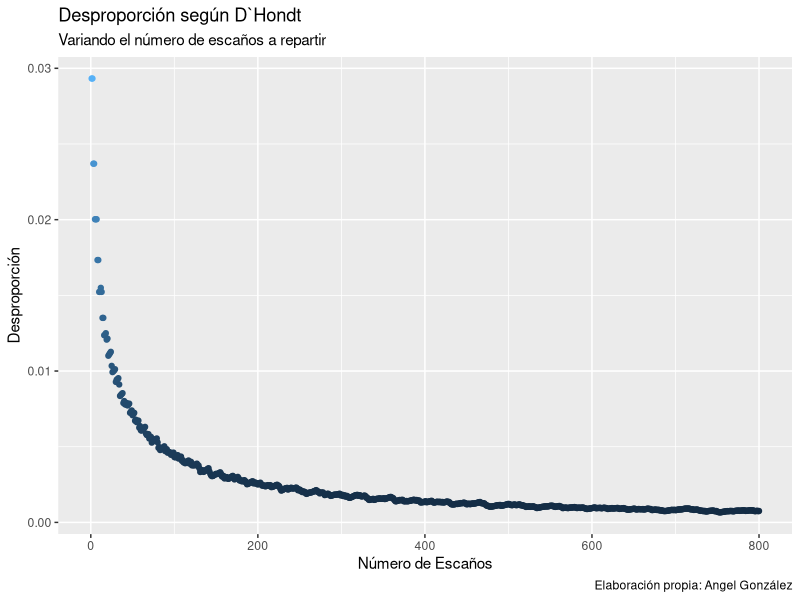
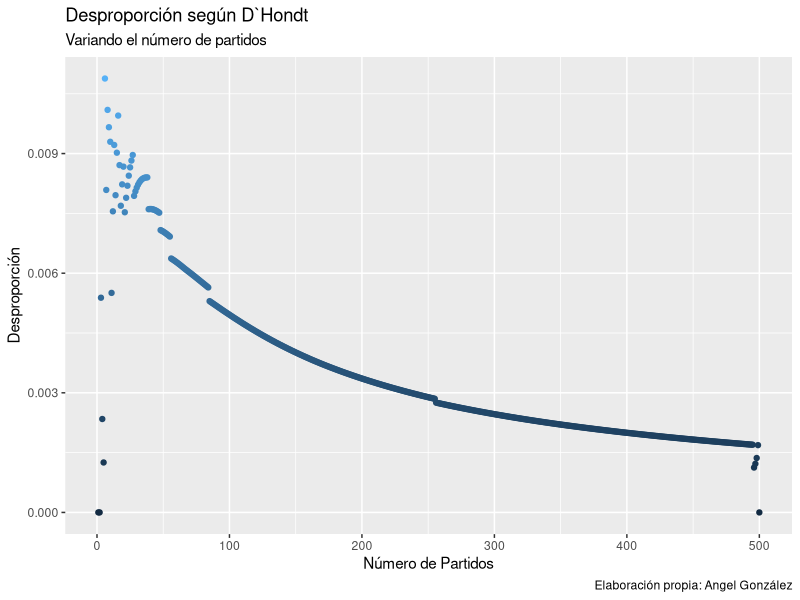
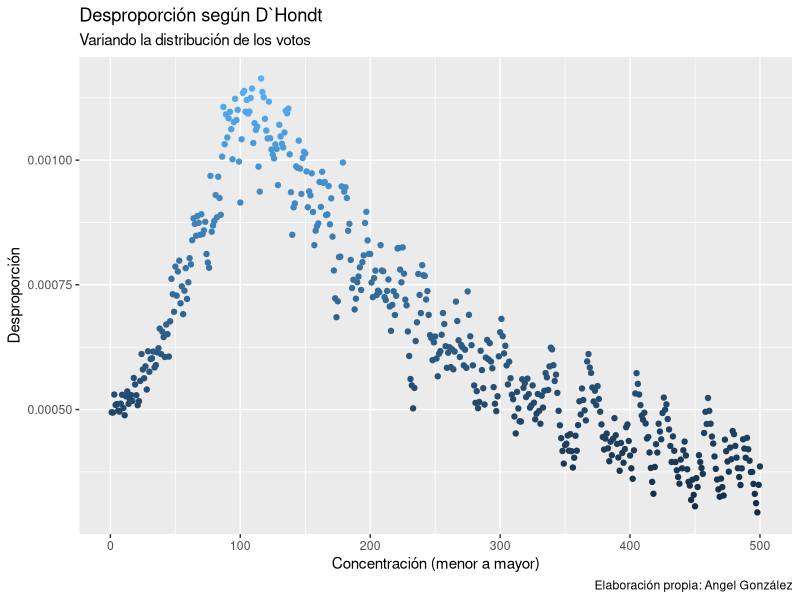

R code for these plots, in order: (Note: a time limit stopped this script after it produced the figures.)
## ---- chunk 1
knitr::opts_chunk$set(
  fig.path = "figurasR/",
  echo = FALSE, warning = FALSE, message = FALSE,
  fig.pos = "H", fig.align = "center", out.width = "95%",
  cache = FALSE
)
## ---- chunk 2

library(ggplot2)

n_partidos <- seq_len(50)[-1]

densidad <- rep(length(n_partidos), 100)

n_escannos <- seq_len(50)
## ---- chunk 3
library(data.table)
# Variables
partidos <- paste("Partido_", seq_len(49), sep = "")
n_escannos <- 5
votos <- trunc(seq(from = 100, to = 1, length.out = length(partidos)))

asientos_dhondt <- function(partidos, votos,
                            n_escannos,
                            couta_min = 0) {
  # Cuota mínima
  nv <- sum(votos)
  vn <- votos
  vn[votos <= nv * couta_min] <- 0
  votos <- vn

  # Escaños
  div <- 1:n_escannos
  G <- sapply(div, function(x) votos / x)
  cuota <- G[order(G, decreasing = T)][n_escannos]
  W <- (G >= cuota)
  seats <- rowSums(W)
  o <- seats
  # Resultados
  data.frame("Partidos" = partidos, "Escanos" = as.numeric(o))
}

# Modelo para España
# desde <- 1 + grep(pattern = "nulos", x = colnames(datos1977))
# partidos <- colnames(datos1977)[desde:(length(colnames(datos1977)) - 1)]
# prov <- 1
# n_escannos <- datos1977$asientos[prov]
# votos <- as.numeric(datos1977[prov, desde:(ncol(datos1977) - 1)])
#
# asientos_dhondt(partidos, votos, n_escannos, couta_min = .03)
####


#
# resul <- NULL
# for (prov in seq_len(nrow(datos1977))) {
#   # Votos tenerife Alianza Popular mal contados
#   if (prov == 15) {
#     datos1977[prov, 12] <- 23866
#   }
#   n_escannos <- datos1977$asientos[prov]
#   votos <- as.numeric(datos1977[prov, desde:(ncol(datos1977) - 1)])
#   resul[[prov]] <- asientos_dhondt(partidos, votos, n_escannos, couta_min = .03)
# }
#
# resul <- as.data.table(resul)
# resultados <- cbind.data.frame("Partidos" = resul[, 1], "Escaños" = rowSums(resul[, lapply(resul, is.numeric) == TRUE, with = FALSE]))
## ---- chunk 4
# D`Hondt Prueba fijo densidad, fijo votos, fijo n_partidos, distintos escaños
partidos <- paste("Partido_", seq_len(49), sep = "")
n_escannos <- 5000
votos <- trunc(seq(from = 10e5, to = 1, length.out = length(partidos)))
votos <- votos / seq_len(49)

# resul <- NULL
# for (i in seq_len(n_escannos)) {
#   # n_escannos <- i # Variable
#   # votos <- votos # Fijo
#   resul[[i]] <- asientos_dhondt(partidos, votos, i, couta_min = 0)$Escanos
# }
resul <- lapply(seq_len(n_escannos), function(x) asientos_dhondt(partidos, votos, x, couta_min = 0)$Escanos)
resul1 <- as.data.table(resul)
# beepr::beep(sound = 3)
# resultados <- cbind.data.frame("Partidos" = resul[, 1], "Escaños" = rowSums(resul[, lapply(resul, is.numeric) == TRUE, with = FALSE]))
## ---- chunk 5
desproporción <-
  function(s, v) {
    s <- as.vector(s)
    v <- as.vector(v)
    l_s <- length(s)
    #        l_v <- length(v)
    s_s <- sum(s)
    s_v <- sum(v)
    p_s <- s / s_s
    p_v <- v / s_v

    o <- (1 / l_s) * sum(abs(p_s - p_v))
    #            nm <- 'Rae'

    # return(list(measure=nm, value=o))
    o
  }


# desproporción(s = resul1[, 1], v = votos)

dis <- apply(X = resul1[, 1:800], MARGIN = 2, FUN = function(x) desproporción(s = x, v = votos))

library(ggplot2)
library(ggthemes)
# qplot(seq_len(length(dis)),dis)

dis1 <- data.frame("Desproporción" = dis, "Escannos" = seq_len(length(dis)))
var_esc_dhondt <- dis1

ggplot(data = dis1, mapping = aes(Escannos, Desproporción)) +
  geom_point(data = dis1, mapping = aes(color = Desproporción), show.legend = F) +
  scale_fill_gradient(low = "red", high = "yellow") +
  labs(subtitle = "Variando el número de escaños a repartir", title = "Desproporción según D`Hondt", caption = "Elaboración propia: Angel González", x = "Número de Escaños")
## ---- chunk 6
# D`Hondt Prueba fijo densidad, fijo votos, var n_partidos, fijo escaños
partidos <- NULL
for (i in seq_len(500)) {
  partidos[[i]] <- paste("Partido_", seq_len(i), sep = "")
}
# partidos <- paste("Partido_", seq_len(49), sep = "")
n_escannos <- 30
votos <- NULL
for (i in seq_len(500)) {
  votos[[i]] <- trunc(seq(from = 10e5, to = 1, length.out = length(partidos[[i]])))
  votos[[i]] <- votos[[i]] / seq_len(length(partidos[[i]]))
}
# votos <- trunc(seq(from = 10e5, to = 1, length.out = length(partidos)))
# votos <- votos/seq_len(length(partidos))

resul <- NULL
for (i in seq_len(length(partidos))) {
  if (i == 1) {
    next
  }
  n_escannos <- 50 # Variable
  # votos <- votos[[i]] # Fijo
  resul[[i]] <- asientos_dhondt(partidos[[i]], votos[[i]], n_escannos, couta_min = 0)$Escanos
}

resul1 <- as.data.table(resul)
# Arreglar tabla poniendo NA donde se necesita
for (i in 3:(ncol(resul1) - 2)) {
  resul1[[i - 2]][i:nrow(resul1)] <- NA
}

# Analizar la desproporción columna a columna
dis <- seq_len(length(partidos))
for (i in seq_len(length(partidos) - 1)) {
  dis[i] <- desproporción(s = as.vector(na.omit(resul1[[i]])), v = votos[[i + 1]])
}
# desproporción(s = resul1[,1],v = votos)

# dis <- apply(X = resul1,MARGIN = 2,FUN = function(x) desproporción(s = x,v = votos))
dis[500] <- 0


library(ggplot2)
# qplot(seq_len(length(dis)),dis)

dis1 <- data.frame("Desproporción" = dis, "Escannos" = seq_len(length(dis)))
var_par_dhondt <- dis1

ggplot(data = dis1, mapping = aes(Escannos, Desproporción)) +
  geom_point(data = dis1, mapping = aes(color = Desproporción), show.legend = F) +
  scale_fill_gradient(low = "red", high = "yellow") +
  labs(subtitle = "Variando el número de partidos", title = "Desproporción según D`Hondt", caption = "Elaboración propia: Angel González", x = "Número de Partidos")
## ---- chunk 7
# D`Hondt Prueba var densidad, fijo votos, fijo n_partidos, fijo escaños
partidos <- paste("Partido_", seq_len(49), sep = "")
n_escannos <- 500
# votos <- trunc(seq(from = 10e5, to = 1, length.out = length(partidos)))

# Modificar la densidad de los votos
votos <- trunc(rep(x = 10e5, length(partidos)))
expon <- seq(from = 0.001, to = 1, length.out = 1000)
vot <- NULL
for (i in seq_len(1000)) {
  vot[[i]] <- votos * dexp(seq_len(length(partidos)), rate = expon[i])
}



# ut <- (datos1977[1:nrow(datos1977),9:ncol(datos1977)])
# ut <- as.matrix(ut)
# lm(1:ncol(ut)~sort(ut[1,],decreasing = T))




# Aplicarlo
resul <- NULL
for (i in seq_len(n_escannos)) {
  # n_escannos <- i # Variable
  votos <- vot[[i]] # Fijo
  resul[[i]] <- asientos_dhondt(partidos, votos, n_escannos, couta_min = 0)$Escanos
}

resul1 <- as.data.table(resul)

# Analizar la desproporción columna a columna
dis <- seq_len(ncol(resul1))
for (i in seq_len(ncol(resul1))) {
  dis[i] <- desproporción(s = resul1[[i]], v = vot[[i]])
}
# desproporción(s = resul1[,1],v = votos)

# dis <- apply(X = resul1,MARGIN = 2,FUN = function(x) desproporción(s = x,v = votos))



library(ggplot2)
# qplot(seq_len(length(dis)),dis,main = "Prueba",ylab = "Desproporción",xlab = "
#       Concentración (menor a mayor)")

dis1 <- data.frame("Desproporción" = dis, "Escannos" = seq_len(length(dis)))
var_dis_dhondt <- dis1

ggplot(data = dis1, mapping = aes(Escannos, Desproporción)) +
  geom_point(data = dis1, mapping = aes(color = Desproporción), show.legend = F) +
  scale_fill_gradient(low = "red", high = "yellow") +
  labs(subtitle = "Variando la distribución de los votos", title = "Desproporción según D`Hondt", caption = "Elaboración propia: Angel González", x = "Concentración (menor a mayor)")
## ---- chunk 8
library(data.table)
# Variables
partidos <- paste("Partido_", seq_len(49), sep = "")
n_escannos <- 5
votos <- trunc(seq(from = 100, to = 1, length.out = length(partidos)))

asientos_dhondt <- function(partidos, votos,
                            n_escannos,
                            couta_min = 0) {
  # Cuota mínima
  nv <- sum(votos)
  vn <- votos
  vn[votos <= nv * couta_min] <- 0
  votos <- vn

  # Escaños
  div <- 2 * (1:n_escannos) - 1
  G <- sapply(div, function(x) votos / x)
  cuota <- G[order(G, decreasing = T)][n_escannos]
  W <- (G >= cuota)
  seats <- rowSums(W)
  o <- seats
  # Resultados
  data.frame("Partidos" = partidos, "Escanos" = as.numeric(o))
}

# Modelo para España
# desde <- 1 + grep(pattern = "nulos", x = colnames(datos1977))
# partidos <- colnames(datos1977)[desde:(length(colnames(datos1977)) - 1)]
# prov <- 1
# n_escannos <- datos1977$asientos[prov]
# votos <- as.numeric(datos1977[prov, desde:(ncol(datos1977) - 1)])
#
# asientos_dhondt(partidos, votos, n_escannos, couta_min = .03)
####


#
# resul <- NULL
# for (prov in seq_len(nrow(datos1977))) {
#   # Votos tenerife Alianza Popular mal contados
#   if (prov == 15) {
#     datos1977[prov, 12] <- 23866
#   }
#   n_escannos <- datos1977$asientos[prov]
#   votos <- as.numeric(datos1977[prov, desde:(ncol(datos1977) - 1)])
#   resul[[prov]] <- asientos_dhondt(partidos, votos, n_escannos, couta_min = .03)
# }
#
# resul <- as.data.table(resul)
# resultados <- cbind.data.frame("Partidos" = resul[, 1], "Escaños" = rowSums(resul[, lapply(resul, is.numeric) == TRUE, with = FALSE]))
## ---- chunk 9
# Sainte-Lague Prueba fijo densidad, fijo votos, fijo n_partidos, distintos escaños
partidos <- paste("Partido_", seq_len(49), sep = "")
n_escannos <- 5000
votos <- trunc(seq(from = 10e5, to = 1, length.out = length(partidos)))
votos <- votos / seq_len(49)

# resul <- NULL
# for (i in seq_len(n_escannos)) {
#   n_escannos <- i # Variable
#   votos <- votos # Fijo
#   resul[[i]] <- asientos_dhondt(partidos, votos, n_escannos, couta_min = 0)$Escanos
# }
resul <- lapply(seq_len(n_escannos), function(x) asientos_dhondt(partidos, votos, x, couta_min = 0)$Escanos)
resul1 <- as.data.table(resul)
# beepr::beep(sound = 3)
# resultados <- cbind.data.frame("Partidos" = resul[, 1], "Escaños" = rowSums(resul[, lapply(resul, is.numeric) == TRUE, with = FALSE]))
## ---- chunk 10
desproporción <-
  function(s, v) {
    s <- as.vector(s)
    v <- as.vector(v)
    l_s <- length(s)
    #        l_v <- length(v)
    s_s <- sum(s)
    s_v <- sum(v)
    p_s <- s / s_s
    p_v <- v / s_v

    o <- (1 / l_s) * sum(abs(p_s - p_v))
    #            nm <- 'Rae'

    # return(list(measure=nm, value=o))
    o
  }


#desproporción(s = resul1[, 1], v = votos)

dis <- apply(X = resul1[, 1:800], MARGIN = 2, FUN = function(x) desproporción(s = x, v = votos))

library(ggplot2)
library(ggthemes)
# qplot(seq_len(length(dis)),dis)

dis1 <- data.frame("Desproporción" = dis, "Escannos" = seq_len(length(dis)))
var_esc_sl <- dis1

ggplot(data = dis1, mapping = aes(Escannos, Desproporción)) +
  geom_point(data = dis1, mapping = aes(color = Desproporción), show.legend = F) +
  scale_fill_gradient(low = "red", high = "yellow") +
  labs(subtitle = "Variando el número de escaños a repartir", title = "Desproporción según Sainte-Lague", caption = "Elaboración propia: Angel González", x = "Número de Escaños")
## ---- chunk 11
# Sainte-Lague Prueba fijo densidad, fijo votos, var n_partidos, fijo escaños
partidos <- NULL
for (i in seq_len(500)) {
  partidos[[i]] <- paste("Partido_", seq_len(i), sep = "")
}
# partidos <- paste("Partido_", seq_len(49), sep = "")
n_escannos <- 30
votos <- NULL
for (i in seq_len(500)) {
  votos[[i]] <- trunc(seq(from = 10e5, to = 1, length.out = length(partidos[[i]])))
  votos[[i]] <- votos[[i]] / seq_len(length(partidos[[i]]))
}
# votos <- trunc(seq(from = 10e5, to = 1, length.out = length(partidos)))
# votos <- votos/seq_len(length(partidos))

resul <- NULL
for (i in seq_len(length(partidos))) {
  if (i == 1) {
    next
  }
  n_escannos <- 50 # Variable
  # votos <- votos[[i]] # Fijo
  resul[[i]] <- asientos_dhondt(partidos[[i]], votos[[i]], n_escannos, couta_min = 0)$Escanos
}

resul1 <- as.data.table(resul)
# Arreglar tabla poniendo NA donde se necesita
for (i in 3:(ncol(resul1) - 2)) {
  resul1[[i - 2]][i:nrow(resul1)] <- NA
}

# Analizar la desproporción columna a columna
dis <- seq_len(length(partidos))
for (i in seq_len(length(partidos) - 1)) {
  dis[i] <- desproporción(s = as.vector(na.omit(resul1[[i]])), v = votos[[i + 1]])
}
# desproporción(s = resul1[,1],v = votos)

# dis <- apply(X = resul1,MARGIN = 2,FUN = function(x) desproporción(s = x,v = votos))
dis[500] <- 0


library(ggplot2)
# qplot(seq_len(length(dis)),dis)

dis1 <- data.frame("Desproporción" = dis, "Escannos" = seq_len(length(dis)))
var_par_sl <- dis1


ggplot(data = dis1, mapping = aes(Escannos, Desproporción)) +
  geom_point(data = dis1, mapping = aes(color = Desproporción), show.legend = F) +
  scale_fill_gradient(low = "red", high = "yellow") +
  labs(subtitle = "Variando el número de partidos", title = "Desproporción según Sainte-Lague", caption = "Elaboración propia: Angel González", x = "Número de Partidos")
## ---- chunk 12
# Sainte-Lague Prueba var densidad, fijo votos, fijo n_partidos, fijo escaños
partidos <- paste("Partido_", seq_len(49), sep = "")
n_escannos <- 500
# votos <- trunc(seq(from = 10e5, to = 1, length.out = length(partidos)))

# Modificar la densidad de los votos
votos <- trunc(rep(x = 10e5, length(partidos)))
expon <- seq(from = 0.001, to = 1, length.out = 1000)
vot <- NULL
for (i in seq_len(1000)) {
  vot[[i]] <- votos * dexp(seq_len(length(partidos)), rate = expon[i])
}



# ut <- (datos1977[1:nrow(datos1977),9:ncol(datos1977)])
# ut <- as.matrix(ut)
# lm(1:ncol(ut)~sort(ut[1,],decreasing = T))




# Aplicarlo
resul <- NULL
for (i in seq_len(n_escannos)) {
  # n_escannos <- i # Variable
  votos <- vot[[i]] # Fijo
  resul[[i]] <- asientos_dhondt(partidos, votos, n_escannos, couta_min = 0)$Escanos
}

resul1 <- as.data.table(resul)

# Analizar la desproporción columna a columna
dis <- seq_len(ncol(resul1))
for (i in seq_len(ncol(resul1))) {
  dis[i] <- desproporción(s = resul1[[i]], v = vot[[i]])
}
# desproporción(s = resul1[,1],v = votos)

# dis <- apply(X = resul1,MARGIN = 2,FUN = function(x) desproporción(s = x,v = votos))



library(ggplot2)
# qplot(seq_len(length(dis)),dis,main = "Prueba",ylab = "Desproporción",xlab = "
#       Concentración (menor a mayor)")

dis1 <- data.frame("Desproporción" = dis, "Escannos" = seq_len(length(dis)))
var_dis_sl <- dis1

ggplot(data = dis1, mapping = aes(Escannos, Desproporción)) +
  geom_point(data = dis1, mapping = aes(color = Desproporción), show.legend = F) +
  scale_fill_gradient(low = "red", high = "yellow") +
  labs(subtitle = "Variando la distribución de los votos", title = "Desproporción según Sainte-Lague", caption = "Elaboración propia: Angel González", x = "Concentración (menor a mayor)")
## ---- chunk 13
library(data.table)
# Variables
partidos <- paste("Partido_", seq_len(49), sep = "")
n_escannos <- 5
votos <- trunc(seq(from = 100, to = 1, length.out = length(partidos)))

asientos_dhondt <- function(partidos, votos,
                            n_escannos,
                            couta_min = 0) {
  # Cuota mínima
  nv <- sum(votos)
  vn <- votos
  vn[votos <= nv * couta_min] <- 0
  votos <- vn

  # Escaños
  div <- c(1, (10 * (2:n_escannos) - 5) / 7)
  G <- sapply(div, function(x) votos / x)
  cuota <- G[order(G, decreasing = T)][n_escannos]
  W <- (G >= cuota)
  seats <- rowSums(W)
  o <- seats
  # Resultados
  data.frame("Partidos" = partidos, "Escanos" = as.numeric(o))
}

# Modelo para España
# desde <- 1 + grep(pattern = "nulos", x = colnames(datos1977))
# partidos <- colnames(datos1977)[desde:(length(colnames(datos1977)) - 1)]
# prov <- 1
# n_escannos <- datos1977$asientos[prov]
# votos <- as.numeric(datos1977[prov, desde:(ncol(datos1977) - 1)])
#
# asientos_dhondt(partidos, votos, n_escannos, couta_min = .03)
####


#
# resul <- NULL
# for (prov in seq_len(nrow(datos1977))) {
#   # Votos tenerife Alianza Popular mal contados
#   if (prov == 15) {
#     datos1977[prov, 12] <- 23866
#   }
#   n_escannos <- datos1977$asientos[prov]
#   votos <- as.numeric(datos1977[prov, desde:(ncol(datos1977) - 1)])
#   resul[[prov]] <- asientos_dhondt(partidos, votos, n_escannos, couta_min = .03)
# }
#
# resul <- as.data.table(resul)
# resultados <- cbind.data.frame("Partidos" = resul[, 1], "Escaños" = rowSums(resul[, lapply(resul, is.numeric) == TRUE, with = FALSE]))
## ---- chunk 14
# Modified Sainte-Lague Prueba fijo densidad, fijo votos, fijo n_partidos, distintos escaños
partidos <- paste("Partido_", seq_len(49), sep = "")
n_escannos <- 5000
votos <- trunc(seq(from = 10e5, to = 1, length.out = length(partidos)))
votos <- votos / seq_len(49)

# resul <- NULL
# for (i in seq_len(n_escannos)) {
#   n_escannos <- i # Variable
#   votos <- votos # Fijo
#   resul[[i]] <- asientos_dhondt(partidos, votos, n_escannos, couta_min = 0)$Escanos
# }
resul <- lapply(seq_len(n_escannos), function(x) asientos_dhondt(partidos, votos, x, couta_min = 0)$Escanos)
resul1 <- as.data.table(resul)
# beepr::beep(sound = 3)
# resultados <- cbind.data.frame("Partidos" = resul[, 1], "Escaños" = rowSums(resul[, lapply(resul, is.numeric) == TRUE, with = FALSE]))
## ---- chunk 15
desproporción <-
  function(s, v) {
    s <- as.vector(s)
    v <- as.vector(v)
    l_s <- length(s)
    #        l_v <- length(v)
    s_s <- sum(s)
    s_v <- sum(v)
    p_s <- s / s_s
    p_v <- v / s_v

    o <- (1 / l_s) * sum(abs(p_s - p_v))
    #            nm <- 'Rae'

    # return(list(measure=nm, value=o))
    o
  }


#desproporción(s = resul1[, 1], v = votos)

dis <- apply(X = resul1[, 1:800], MARGIN = 2, FUN = function(x) desproporción(s = x, v = votos))

library(ggplot2)
library(ggthemes)
# qplot(seq_len(length(dis)),dis)

dis1 <- data.frame("Desproporción" = dis, "Escannos" = seq_len(length(dis)))
var_esc_msl <- dis1

ggplot(data = dis1, mapping = aes(Escannos, Desproporción)) +
  geom_point(data = dis1, mapping = aes(color = Desproporción), show.legend = F) +
  scale_fill_gradient(low = "red", high = "yellow") +
  labs(subtitle = "Variando el número de escaños a repartir", title = "Desproporción según Modified Sainte-Lague", caption = "Elaboración propia: Angel González", x = "Número de Escaños")
## ---- chunk 16
# Modified Sainte-Lague Prueba fijo densidad, fijo votos, var n_partidos, fijo escaños
partidos <- NULL
for (i in seq_len(500)) {
  partidos[[i]] <- paste("Partido_", seq_len(i), sep = "")
}
# partidos <- paste("Partido_", seq_len(49), sep = "")
n_escannos <- 30
votos <- NULL
for (i in seq_len(500)) {
  votos[[i]] <- trunc(seq(from = 10e5, to = 1, length.out = length(partidos[[i]])))
  votos[[i]] <- votos[[i]] / seq_len(length(partidos[[i]]))
}
# votos <- trunc(seq(from = 10e5, to = 1, length.out = length(partidos)))
# votos <- votos/seq_len(length(partidos))

resul <- NULL
for (i in seq_len(length(partidos))) {
  if (i == 1) {
    next
  }
  n_escannos <- 50 # Variable
  # votos <- votos[[i]] # Fijo
  resul[[i]] <- asientos_dhondt(partidos[[i]], votos[[i]], n_escannos, couta_min = 0)$Escanos
}

resul1 <- as.data.table(resul)
# Arreglar tabla poniendo NA donde se necesita
for (i in 3:(ncol(resul1) - 2)) {
  resul1[[i - 2]][i:nrow(resul1)] <- NA
}

# Analizar la desproporción columna a columna
dis <- seq_len(length(partidos))
for (i in seq_len(length(partidos) - 1)) {
  dis[i] <- desproporción(s = as.vector(na.omit(resul1[[i]])), v = votos[[i + 1]])
}
# desproporción(s = resul1[,1],v = votos)

# dis <- apply(X = resul1,MARGIN = 2,FUN = function(x) desproporción(s = x,v = votos))
dis[500] <- 0


library(ggplot2)
# qplot(seq_len(length(dis)),dis)

dis1 <- data.frame("Desproporción" = dis, "Escannos" = seq_len(length(dis)))
var_par_msl <- dis1

ggplot(data = dis1, mapping = aes(Escannos, Desproporción)) +
  geom_point(data = dis1, mapping = aes(color = Desproporción), show.legend = F) +
  scale_fill_gradient(low = "red", high = "yellow") +
  labs(subtitle = "Variando el número de partidos", title = "Desproporción según Modified Sainte-Lague", caption = "Elaboración propia: Angel González", x = "Número de Partidos")
## ---- chunk 17
# Modified Sainte-Lague Prueba var densidad, fijo votos, fijo n_partidos, fijo escaños
partidos <- paste("Partido_", seq_len(49), sep = "")
n_escannos <- 500
# votos <- trunc(seq(from = 10e5, to = 1, length.out = length(partidos)))

# Modificar la densidad de los votos
votos <- trunc(rep(x = 10e5, length(partidos)))
expon <- seq(from = 0.001, to = 1, length.out = 1000)
vot <- NULL
for (i in seq_len(1000)) {
  vot[[i]] <- votos * dexp(seq_len(length(partidos)), rate = expon[i])
}



# ut <- (datos1977[1:nrow(datos1977),9:ncol(datos1977)])
# ut <- as.matrix(ut)
# lm(1:ncol(ut)~sort(ut[1,],decreasing = T))




# Aplicarlo
resul <- NULL
for (i in seq_len(n_escannos)) {
  # n_escannos <- i # Variable
  votos <- vot[[i]] # Fijo
  resul[[i]] <- asientos_dhondt(partidos, votos, n_escannos, couta_min = 0)$Escanos
}

resul1 <- as.data.table(resul)

# Analizar la desproporción columna a columna
dis <- seq_len(ncol(resul1))
for (i in seq_len(ncol(resul1))) {
  dis[i] <- desproporción(s = resul1[[i]], v = vot[[i]])
}
# desproporción(s = resul1[,1],v = votos)

# dis <- apply(X = resul1,MARGIN = 2,FUN = function(x) desproporción(s = x,v = votos))



library(ggplot2)
# qplot(seq_len(length(dis)),dis,main = "Prueba",ylab = "Desproporción",xlab = "
#       Concentración (menor a mayor)")

dis1 <- data.frame("Desproporción" = dis, "Escannos" = seq_len(length(dis)))
var_dis_msl <- dis1

ggplot(data = dis1, mapping = aes(Escannos, Desproporción)) +
  geom_point(data = dis1, mapping = aes(color = Desproporción), show.legend = F) +
  scale_fill_gradient(low = "red", high = "yellow") +
  labs(subtitle = "Variando la distribución de los votos", title = "Desproporción según Modified Sainte-Lague", caption = "Elaboración propia: Angel González", x = "Concentración (menor a mayor)")
## ---- chunk 18
library(data.table)
# Variables
partidos <- paste("Partido_", seq_len(49), sep = "")
n_escannos <- 5
votos <- trunc(seq(from = 100, to = 1, length.out = length(partidos)))

asientos_dhondt <- function(partidos, votos,
                            n_escannos,
                            couta_min = 0) {
  # Cuota mínima
  nv <- sum(votos)
  vn <- votos
  vn[votos <= nv * couta_min] <- 0
  votos <- vn

  # Escaños
  div <- ((1:n_escannos) + 1) / 2
  G <- sapply(div, function(x) votos / x)
  cuota <- G[order(G, decreasing = T)][n_escannos]
  W <- (G >= cuota)
  seats <- rowSums(W)
  o <- seats
  # Resultados
  data.frame("Partidos" = partidos, "Escanos" = as.numeric(o))
}

# Modelo para España
# desde <- 1 + grep(pattern = "nulos", x = colnames(datos1977))
# partidos <- colnames(datos1977)[desde:(length(colnames(datos1977)) - 1)]
# prov <- 1
# n_escannos <- datos1977$asientos[prov]
# votos <- as.numeric(datos1977[prov, desde:(ncol(datos1977) - 1)])
#
# asientos_dhondt(partidos, votos, n_escannos, couta_min = .03)
####


#
# resul <- NULL
# for (prov in seq_len(nrow(datos1977))) {
#   # Votos tenerife Alianza Popular mal contados
#   if (prov == 15) {
#     datos1977[prov, 12] <- 23866
#   }
#   n_escannos <- datos1977$asientos[prov]
#   votos <- as.numeric(datos1977[prov, desde:(ncol(datos1977) - 1)])
#   resul[[prov]] <- asientos_dhondt(partidos, votos, n_escannos, couta_min = .03)
# }
#
# resul <- as.data.table(resul)
# resultados <- cbind.data.frame("Partidos" = resul[, 1], "Escaños" = rowSums(resul[, lapply(resul, is.numeric) == TRUE, with = FALSE]))
## ---- chunk 19
# Imperiali Prueba fijo densidad, fijo votos, fijo n_partidos, distintos escaños
partidos <- paste("Partido_", seq_len(49), sep = "")
n_escannos <- 5000
votos <- trunc(seq(from = 10e5, to = 1, length.out = length(partidos)))
votos <- votos / seq_len(49)

# resul <- NULL
# for (i in seq_len(n_escannos)) {
#   n_escannos <- i # Variable
#   votos <- votos # Fijo
#   resul[[i]] <- asientos_dhondt(partidos, votos, n_escannos, couta_min = 0)$Escanos
# }
resul <- lapply(seq_len(n_escannos), function(x) asientos_dhondt(partidos, votos, x, couta_min = 0)$Escanos)
resul1 <- as.data.table(resul)
# beepr::beep(sound = 3)
# resultados <- cbind.data.frame("Partidos" = resul[, 1], "Escaños" = rowSums(resul[, lapply(resul, is.numeric) == TRUE, with = FALSE]))
## ---- chunk 20
desproporción <-
  function(s, v) {
    s <- as.vector(s)
    v <- as.vector(v)
    l_s <- length(s)
    #        l_v <- length(v)
    s_s <- sum(s)
    s_v <- sum(v)
    p_s <- s / s_s
    p_v <- v / s_v

    o <- (1 / l_s) * sum(abs(p_s - p_v))
    #            nm <- 'Rae'

    # return(list(measure=nm, value=o))
    o
  }


#desproporción(s = resul1[, 1], v = votos)

dis <- apply(X = resul1[, 1:800], MARGIN = 2, FUN = function(x) desproporción(s = x, v = votos))

library(ggplot2)
library(ggthemes)
# qplot(seq_len(length(dis)),dis)

dis1 <- data.frame("Desproporción" = dis, "Escannos" = seq_len(length(dis)))
var_esc_imp <- dis1

ggplot(data = dis1, mapping = aes(Escannos, Desproporción)) +
  geom_point(data = dis1, mapping = aes(color = Desproporción), show.legend = F) +
  scale_fill_gradient(low = "red", high = "yellow") +
  labs(subtitle = "Variando el número de escaños a repartir", title = "Desproporción según Imperiali", caption = "Elaboración propia: Angel González", x = "Número de Escaños")
## ---- chunk 21
# Imperiali Prueba fijo densidad, fijo votos, var n_partidos, fijo escaños
partidos <- NULL
for (i in seq_len(500)) {
  partidos[[i]] <- paste("Partido_", seq_len(i), sep = "")
}
# partidos <- paste("Partido_", seq_len(49), sep = "")
n_escannos <- 30
votos <- NULL
for (i in seq_len(500)) {
  votos[[i]] <- trunc(seq(from = 10e5, to = 1, length.out = length(partidos[[i]])))
  votos[[i]] <- votos[[i]] / seq_len(length(partidos[[i]]))
}
# votos <- trunc(seq(from = 10e5, to = 1, length.out = length(partidos)))
# votos <- votos/seq_len(length(partidos))

resul <- NULL
for (i in seq_len(length(partidos))) {
  if (i == 1) {
    next
  }
  n_escannos <- 50 # Variable
  # votos <- votos[[i]] # Fijo
  resul[[i]] <- asientos_dhondt(partidos[[i]], votos[[i]], n_escannos, couta_min = 0)$Escanos
}

resul1 <- as.data.table(resul)
# Arreglar tabla poniendo NA donde se necesita
for (i in 3:(ncol(resul1) - 2)) {
  resul1[[i - 2]][i:nrow(resul1)] <- NA
}

# Analizar la desproporción columna a columna
dis <- seq_len(length(partidos))
for (i in seq_len(length(partidos) - 1)) {
  dis[i] <- desproporción(s = as.vector(na.omit(resul1[[i]])), v = votos[[i + 1]])
}
# desproporción(s = resul1[,1],v = votos)

# dis <- apply(X = resul1,MARGIN = 2,FUN = function(x) desproporción(s = x,v = votos))
dis[500] <- 0


library(ggplot2)
# qplot(seq_len(length(dis)),dis)

dis1 <- data.frame("Desproporción" = dis, "Escannos" = seq_len(length(dis)))
var_par_imp <- dis1

ggplot(data = dis1, mapping = aes(Escannos, Desproporción)) +
  geom_point(data = dis1, mapping = aes(color = Desproporción), show.legend = F) +
  scale_fill_gradient(low = "red", high = "yellow") +
  labs(subtitle = "Variando el número de partidos", title = "Desproporción según Imperiali", caption = "Elaboración propia: Angel González", x = "Número de Partidos")
## ---- chunk 22
# Imperiali Prueba var densidad, fijo votos, fijo n_partidos, fijo escaños
partidos <- paste("Partido_", seq_len(49), sep = "")
n_escannos <- 500
# votos <- trunc(seq(from = 10e5, to = 1, length.out = length(partidos)))

# Modificar la densidad de los votos
votos <- trunc(rep(x = 10e5, length(partidos)))
expon <- seq(from = 0.001, to = 1, length.out = 1000)
vot <- NULL
for (i in seq_len(1000)) {
  vot[[i]] <- votos * dexp(seq_len(length(partidos)), rate = expon[i])
}



# ut <- (datos1977[1:nrow(datos1977),9:ncol(datos1977)])
# ut <- as.matrix(ut)
# lm(1:ncol(ut)~sort(ut[1,],decreasing = T))




# Aplicarlo
resul <- NULL
for (i in seq_len(n_escannos)) {
  # n_escannos <- i # Variable
  votos <- vot[[i]] # Fijo
  resul[[i]] <- asientos_dhondt(partidos, votos, n_escannos, couta_min = 0)$Escanos
}

resul1 <- as.data.table(resul)

# Analizar la desproporción columna a columna
dis <- seq_len(ncol(resul1))
for (i in seq_len(ncol(resul1))) {
  dis[i] <- desproporción(s = resul1[[i]], v = vot[[i]])
}
# desproporción(s = resul1[,1],v = votos)

# dis <- apply(X = resul1,MARGIN = 2,FUN = function(x) desproporción(s = x,v = votos))



library(ggplot2)
# qplot(seq_len(length(dis)),dis,main = "Prueba",ylab = "Desproporción",xlab = "
#       Concentración (menor a mayor)")

dis1 <- data.frame("Desproporción" = dis, "Escannos" = seq_len(length(dis)))
var_dis_imp <- dis1

ggplot(data = dis1, mapping = aes(Escannos, Desproporción)) +
  geom_point(data = dis1, mapping = aes(color = Desproporción), show.legend = F) +
  scale_fill_gradient(low = "red", high = "yellow") +
  labs(subtitle = "Variando la distribución de los votos", title = "Desproporción según Imperiali", caption = "Elaboración propia: Angel González", x = "Concentración (menor a mayor)")
## ---- chunk 23
library(data.table)
# Variables
partidos <- paste("Partido_", seq_len(49), sep = "")
n_escannos <- 5
votos <- trunc(seq(from = 100, to = 1, length.out = length(partidos)))

asientos_dhondt <- function(partidos, votos,
                            n_escannos,
                            couta_min = 0) {
  # Cuota mínima
  nv <- sum(votos)
  vn <- votos
  vn[votos <= nv * couta_min] <- 0
  votos <- vn

  # Escaños
  div <- sqrt((1:n_escannos) * ((1:n_escannos) - 1))
  G <- sapply(div, function(x) votos / x)
  cuota <- G[order(G, decreasing = T)][n_escannos]
  W <- (G >= cuota)
  seats <- rowSums(W)
  o <- seats
  # Resultados
  data.frame("Partidos" = partidos, "Escanos" = as.numeric(o))
}

# Modelo para España
# desde <- 1 + grep(pattern = "nulos", x = colnames(datos1977))
# partidos <- colnames(datos1977)[desde:(length(colnames(datos1977)) - 1)]
# prov <- 1
# n_escannos <- datos1977$asientos[prov]
# votos <- as.numeric(datos1977[prov, desde:(ncol(datos1977) - 1)])
#
# asientos_dhondt(partidos, votos, n_escannos, couta_min = .03)
####


#
# resul <- NULL
# for (prov in seq_len(nrow(datos1977))) {
#   # Votos tenerife Alianza Popular mal contados
#   if (prov == 15) {
#     datos1977[prov, 12] <- 23866
#   }
#   n_escannos <- datos1977$asientos[prov]
#   votos <- as.numeric(datos1977[prov, desde:(ncol(datos1977) - 1)])
#   resul[[prov]] <- asientos_dhondt(partidos, votos, n_escannos, couta_min = .03)
# }
#
# resul <- as.data.table(resul)
# resultados <- cbind.data.frame("Partidos" = resul[, 1], "Escaños" = rowSums(resul[, lapply(resul, is.numeric) == TRUE, with = FALSE]))
## ---- chunk 24
# Huntington-Hill Prueba fijo densidad, fijo votos, fijo n_partidos, distintos escaños
partidos <- paste("Partido_", seq_len(49), sep = "")
n_escannos <- 5000
votos <- trunc(seq(from = 10e5, to = 1, length.out = length(partidos)))
votos <- votos / seq_len(49)

# resul <- NULL
# for (i in seq_len(n_escannos)) {
#   n_escannos <- i # Variable
#   votos <- votos # Fijo
#   resul[[i]] <- asientos_dhondt(partidos, votos, n_escannos, couta_min = 0)$Escanos
# }
resul <- lapply(seq_len(n_escannos), function(x) asientos_dhondt(partidos, votos, x, couta_min = 0)$Escanos)
resul1 <- as.data.table(resul)
# beepr::beep(sound = 3)
# resultados <- cbind.data.frame("Partidos" = resul[, 1], "Escaños" = rowSums(resul[, lapply(resul, is.numeric) == TRUE, with = FALSE]))
## ---- chunk 25
desproporción <-
  function(s, v) {
    s <- as.vector(s)
    v <- as.vector(v)
    l_s <- length(s)
    #        l_v <- length(v)
    s_s <- sum(s)
    s_v <- sum(v)
    p_s <- s / s_s
    p_v <- v / s_v

    o <- (1 / l_s) * sum(abs(p_s - p_v))
    #            nm <- 'Rae'

    # return(list(measure=nm, value=o))
    o
  }


#desproporción(s = resul1[, 1], v = votos)

dis <- apply(X = resul1[, 1:800], MARGIN = 2, FUN = function(x) desproporción(s = x, v = votos))

library(ggplot2)
library(ggthemes)
# qplot(seq_len(length(dis)),dis)

dis1 <- data.frame("Desproporción" = dis, "Escannos" = seq_len(length(dis)))
var_esc_hh <- dis1

ggplot(data = dis1, mapping = aes(Escannos, Desproporción)) +
  geom_point(data = dis1, mapping = aes(color = Desproporción), show.legend = F) +
  scale_fill_gradient(low = "red", high = "yellow") +
  labs(subtitle = "Variando el número de escaños a repartir", title = "Desproporción según Huntington-Hill", caption = "Elaboración propia: Angel González", x = "Número de Escaños")
## ---- chunk 26
# Huntington-Hill Prueba fijo densidad, fijo votos, var n_partidos, fijo escaños
partidos <- NULL
for (i in seq_len(500)) {
  partidos[[i]] <- paste("Partido_", seq_len(i), sep = "")
}
# partidos <- paste("Partido_", seq_len(49), sep = "")
n_escannos <- 30
votos <- NULL
for (i in seq_len(500)) {
  votos[[i]] <- trunc(seq(from = 10e5, to = 1, length.out = length(partidos[[i]])))
  votos[[i]] <- votos[[i]] / seq_len(length(partidos[[i]]))
}
# votos <- trunc(seq(from = 10e5, to = 1, length.out = length(partidos)))
# votos <- votos/seq_len(length(partidos))

resul <- NULL
for (i in seq_len(length(partidos))) {
  if (i == 1) {
    next
  }
  n_escannos <- 50 # Variable
  # votos <- votos[[i]] # Fijo
  resul[[i]] <- asientos_dhondt(partidos[[i]], votos[[i]], n_escannos, couta_min = 0)$Escanos
}

resul1 <- as.data.table(resul)
# Arreglar tabla poniendo NA donde se necesita
for (i in 3:(ncol(resul1) - 2)) {
  resul1[[i - 2]][i:nrow(resul1)] <- NA
}

# Analizar la desproporción columna a columna
dis <- seq_len(length(partidos))
for (i in seq_len(length(partidos) - 1)) {
  dis[i] <- desproporción(s = as.vector(na.omit(resul1[[i]])), v = votos[[i + 1]])
}
# desproporción(s = resul1[,1],v = votos)

# dis <- apply(X = resul1,MARGIN = 2,FUN = function(x) desproporción(s = x,v = votos))
dis[500] <- 0


library(ggplot2)
# qplot(seq_len(length(dis)),dis)

dis1 <- data.frame("Desproporción" = dis, "Escannos" = seq_len(length(dis)))
var_par_hh <- dis1

ggplot(data = dis1, mapping = aes(Escannos, Desproporción)) +
  geom_point(data = dis1, mapping = aes(color = Desproporción), show.legend = F) +
  scale_fill_gradient(low = "red", high = "yellow") +
  labs(subtitle = "Variando el número de partidos", title = "Desproporción según Huntington-Hill", caption = "Elaboración propia: Angel González", x = "Número de Partidos")
## ---- chunk 27
# Huntington-Hill Prueba var densidad, fijo votos, fijo n_partidos, fijo escaños
partidos <- paste("Partido_", seq_len(49), sep = "")
n_escannos <- 500
# votos <- trunc(seq(from = 10e5, to = 1, length.out = length(partidos)))

# Modificar la densidad de los votos
votos <- trunc(rep(x = 10e5, length(partidos)))
expon <- seq(from = 0.001, to = 1, length.out = 1000)
vot <- NULL
for (i in seq_len(1000)) {
  vot[[i]] <- votos * dexp(seq_len(length(partidos)), rate = expon[i])
}



# ut <- (datos1977[1:nrow(datos1977),9:ncol(datos1977)])
# ut <- as.matrix(ut)
# lm(1:ncol(ut)~sort(ut[1,],decreasing = T))




# Aplicarlo
resul <- NULL
for (i in seq_len(n_escannos)) {
  # n_escannos <- i # Variable
  votos <- vot[[i]] # Fijo
  resul[[i]] <- asientos_dhondt(partidos, votos, n_escannos, couta_min = 0)$Escanos
}

resul1 <- as.data.table(resul)

# Analizar la desproporción columna a columna
dis <- seq_len(ncol(resul1))
for (i in seq_len(ncol(resul1))) {
  dis[i] <- desproporción(s = resul1[[i]], v = vot[[i]])
}
# desproporción(s = resul1[,1],v = votos)

# dis <- apply(X = resul1,MARGIN = 2,FUN = function(x) desproporción(s = x,v = votos))



library(ggplot2)
# qplot(seq_len(length(dis)),dis,main = "Prueba",ylab = "Desproporción",xlab = "
#       Concentración (menor a mayor)")

dis1 <- data.frame("Desproporción" = dis, "Escannos" = seq_len(length(dis)))
var_dis_hh <- dis1

ggplot(data = dis1, mapping = aes(Escannos, Desproporción)) +
  geom_point(data = dis1, mapping = aes(color = Desproporción), show.legend = F) +
  scale_fill_gradient(low = "red", high = "yellow") +
  labs(subtitle = "Variando la distribución de los votos", title = "Desproporción según Huntington-Hill", caption = "Elaboración propia: Angel González", x = "Concentración (menor a mayor)")
## ---- chunk 28
library(data.table)
# Variables
partidos <- paste("Partido_", seq_len(49), sep = "")
n_escannos <- 5
votos <- trunc(seq(from = 100, to = 1, length.out = length(partidos)))

asientos_dhondt <- function(partidos, votos,
                            n_escannos,
                            couta_min = 0) {
  # Cuota mínima
  nv <- sum(votos)
  vn <- votos
  vn[votos <= nv * couta_min] <- 0
  votos <- vn

  # Escaños
  div <- 1:n_escannos - 1
  div[is.na(div)] <- 0
  G <- sapply(div, function(x) votos / x)
  cuota <- G[order(G, decreasing = T)][n_escannos]
  W <- (G >= cuota)
  seats <- rowSums(W)
  o <- seats
  # Resultados
  data.frame("Partidos" = partidos, "Escanos" = as.numeric(o))
}

# Modelo para España
# desde <- 1 + grep(pattern = "nulos", x = colnames(datos1977))
# partidos <- colnames(datos1977)[desde:(length(colnames(datos1977)) - 1)]
# prov <- 1
# n_escannos <- datos1977$asientos[prov]
# votos <- as.numeric(datos1977[prov, desde:(ncol(datos1977) - 1)])
#
# asientos_dhondt(partidos, votos, n_escannos, couta_min = .03)
####


#
# resul <- NULL
# for (prov in seq_len(nrow(datos1977))) {
#   # Votos tenerife Alianza Popular mal contados
#   if (prov == 15) {
#     datos1977[prov, 12] <- 23866
#   }
#   n_escannos <- datos1977$asientos[prov]
#   votos <- as.numeric(datos1977[prov, desde:(ncol(datos1977) - 1)])
#   resul[[prov]] <- asientos_dhondt(partidos, votos, n_escannos, couta_min = .03)
# }
#
# resul <- as.data.table(resul)
# resultados <- cbind.data.frame("Partidos" = resul[, 1], "Escaños" = rowSums(resul[, lapply(resul, is.numeric) == TRUE, with = FALSE]))
## ---- chunk 29
# Adams Prueba fijo densidad, fijo votos, fijo n_partidos, distintos escaños
partidos <- paste("Partido_", seq_len(49), sep = "")
n_escannos <- 5000
votos <- trunc(seq(from = 10e5, to = 1, length.out = length(partidos)))
votos <- votos / seq_len(49)

# resul <- NULL
# for (i in seq_len(n_escannos)) {
#   n_escannos <- i # Variable
#   votos <- votos # Fijo
#   resul[[i]] <- asientos_dhondt(partidos, votos, n_escannos, couta_min = 0)$Escanos
# }
resul <- lapply(seq_len(n_escannos), function(x) asientos_dhondt(partidos, votos, x, couta_min = 0)$Escanos)
resul1 <- as.data.table(resul)
# beepr::beep(sound = 3)
# resultados <- cbind.data.frame("Partidos" = resul[, 1], "Escaños" = rowSums(resul[, lapply(resul, is.numeric) == TRUE, with = FALSE]))
## ---- chunk 30
desproporción <-
  function(s, v) {
    s <- as.vector(s)
    v <- as.vector(v)
    l_s <- length(s)
    #        l_v <- length(v)
    s_s <- sum(s)
    s_v <- sum(v)
    p_s <- s / s_s
    p_v <- v / s_v

    o <- (1 / l_s) * sum(abs(p_s - p_v))
    #            nm <- 'Rae'

    # return(list(measure=nm, value=o))
    o
  }


#desproporción(s = resul1[, 1], v = votos)

dis <- apply(X = resul1[, 1:800], MARGIN = 2, FUN = function(x) desproporción(s = x, v = votos))

library(ggplot2)
library(ggthemes)
# qplot(seq_len(length(dis)),dis)

dis1 <- data.frame("Desproporción" = dis, "Escannos" = seq_len(length(dis)))
var_esc_ad <- dis1

ggplot(data = dis1, mapping = aes(Escannos, Desproporción)) +
  geom_point(data = dis1, mapping = aes(color = Desproporción), show.legend = F) +
  scale_fill_gradient(low = "red", high = "yellow") +
  labs(subtitle = "Variando el número de escaños a repartir", title = "Desproporción según Adams", caption = "Elaboración propia: Angel González", x = "Número de Escaños")
## ---- chunk 31
# Adams Prueba fijo densidad, fijo votos, var n_partidos, fijo escaños
partidos <- NULL
for (i in seq_len(500)) {
  partidos[[i]] <- paste("Partido_", seq_len(i), sep = "")
}
# partidos <- paste("Partido_", seq_len(49), sep = "")
n_escannos <- 30
votos <- NULL
for (i in seq_len(500)) {
  votos[[i]] <- trunc(seq(from = 10e5, to = 1, length.out = length(partidos[[i]])))
  votos[[i]] <- votos[[i]] / seq_len(length(partidos[[i]]))
}
# votos <- trunc(seq(from = 10e5, to = 1, length.out = length(partidos)))
# votos <- votos/seq_len(length(partidos))

resul <- NULL
for (i in seq_len(length(partidos))) {
  if (i == 1) {
    next
  }
  n_escannos <- 50 # Variable
  # votos <- votos[[i]] # Fijo
  resul[[i]] <- asientos_dhondt(partidos[[i]], votos[[i]], n_escannos, couta_min = 0)$Escanos
}

resul1 <- as.data.table(resul)
# Arreglar tabla poniendo NA donde se necesita
for (i in 3:(ncol(resul1) - 2)) {
  resul1[[i - 2]][i:nrow(resul1)] <- NA
}

# Analizar la desproporción columna a columna
dis <- seq_len(length(partidos))
for (i in seq_len(length(partidos) - 1)) {
  dis[i] <- desproporción(s = as.vector(na.omit(resul1[[i]])), v = votos[[i + 1]])
}
# desproporción(s = resul1[,1],v = votos)

# dis <- apply(X = resul1,MARGIN = 2,FUN = function(x) desproporción(s = x,v = votos))
dis[500] <- 0


library(ggplot2)
# qplot(seq_len(length(dis)),dis)

dis1 <- data.frame("Desproporción" = dis, "Escannos" = seq_len(length(dis)))
var_par_ad <- dis1

ggplot(data = dis1, mapping = aes(Escannos, Desproporción)) +
  geom_point(data = dis1, mapping = aes(color = Desproporción), show.legend = F) +
  scale_fill_gradient(low = "red", high = "yellow") +
  labs(subtitle = "Variando el número de partidos", title = "Desproporción según Adams", caption = "Elaboración propia: Angel González", x = "Número de Partidos")
## ---- chunk 32
# Adams Prueba var densidad, fijo votos, fijo n_partidos, fijo escaños
partidos <- paste("Partido_", seq_len(49), sep = "")
n_escannos <- 500
# votos <- trunc(seq(from = 10e5, to = 1, length.out = length(partidos)))

# Modificar la densidad de los votos
votos <- trunc(rep(x = 10e5, length(partidos)))
expon <- seq(from = 0.001, to = 1, length.out = 1000)
vot <- NULL
for (i in seq_len(1000)) {
  vot[[i]] <- votos * dexp(seq_len(length(partidos)), rate = expon[i])
}



# ut <- (datos1977[1:nrow(datos1977),9:ncol(datos1977)])
# ut <- as.matrix(ut)
# lm(1:ncol(ut)~sort(ut[1,],decreasing = T))




# Aplicarlo
resul <- NULL
for (i in seq_len(n_escannos)) {
  # n_escannos <- i # Variable
  votos <- vot[[i]] # Fijo
  resul[[i]] <- asientos_dhondt(partidos, votos, n_escannos, couta_min = 0)$Escanos
}

resul1 <- as.data.table(resul)

# Analizar la desproporción columna a columna
dis <- seq_len(ncol(resul1))
for (i in seq_len(ncol(resul1))) {
  dis[i] <- desproporción(s = resul1[[i]], v = vot[[i]])
}
# desproporción(s = resul1[,1],v = votos)

# dis <- apply(X = resul1,MARGIN = 2,FUN = function(x) desproporción(s = x,v = votos))



library(ggplot2)
# qplot(seq_len(length(dis)),dis,main = "Prueba",ylab = "Desproporción",xlab = "
#       Concentración (menor a mayor)")

dis1 <- data.frame("Desproporción" = dis, "Escannos" = seq_len(length(dis)))
var_dis_ad <- dis1

ggplot(data = dis1, mapping = aes(Escannos, Desproporción)) +
  geom_point(data = dis1, mapping = aes(color = Desproporción), show.legend = F) +
  scale_fill_gradient(low = "red", high = "yellow") +
  labs(subtitle = "Variando la distribución de los votos", title = "Desproporción según Adams", caption = "Elaboración propia: Angel González", x = "Concentración (menor a mayor)")
## ---- chunk 33
library(data.table)
# Variables
partidos <- paste("Partido_", seq_len(49), sep = "")
n_escannos <- 5
votos <- trunc(seq(from = 100, to = 1, length.out = length(partidos)))

asientos_dhondt <- function(partidos, votos,
                            n_escannos,
                            couta_min = 0) {
  # Cuota mínima
  nv <- sum(votos)
  vn <- votos
  vn[votos <= nv * couta_min] <- 0
  votos <- vn

  # Escaños
  div <- 3 * (1:n_escannos) - 2
  G <- sapply(div, function(x) votos / x)
  cuota <- G[order(G, decreasing = T)][n_escannos]
  W <- (G >= cuota)
  seats <- rowSums(W)
  o <- seats
  # Resultados
  data.frame("Partidos" = partidos, "Escanos" = as.numeric(o))
}

# Modelo para España
# desde <- 1 + grep(pattern = "nulos", x = colnames(datos1977))
# partidos <- colnames(datos1977)[desde:(length(colnames(datos1977)) - 1)]
# prov <- 1
# n_escannos <- datos1977$asientos[prov]
# votos <- as.numeric(datos1977[prov, desde:(ncol(datos1977) - 1)])
#
# asientos_dhondt(partidos, votos, n_escannos, couta_min = .03)
####


#
# resul <- NULL
# for (prov in seq_len(nrow(datos1977))) {
#   # Votos tenerife Alianza Popular mal contados
#   if (prov == 15) {
#     datos1977[prov, 12] <- 23866
#   }
#   n_escannos <- datos1977$asientos[prov]
#   votos <- as.numeric(datos1977[prov, desde:(ncol(datos1977) - 1)])
#   resul[[prov]] <- asientos_dhondt(partidos, votos, n_escannos, couta_min = .03)
# }
#
# resul <- as.data.table(resul)
# resultados <- cbind.data.frame("Partidos" = resul[, 1], "Escaños" = rowSums(resul[, lapply(resul, is.numeric) == TRUE, with = FALSE]))
## ---- chunk 34
# Danish Prueba fijo densidad, fijo votos, fijo n_partidos, distintos escaños
partidos <- paste("Partido_", seq_len(49), sep = "")
n_escannos <- 5000
votos <- trunc(seq(from = 10e5, to = 1, length.out = length(partidos)))
votos <- votos / seq_len(49)

# resul <- NULL
# for (i in seq_len(n_escannos)) {
#   n_escannos <- i # Variable
#   votos <- votos # Fijo
#   resul[[i]] <- asientos_dhondt(partidos, votos, n_escannos, couta_min = 0)$Escanos
# }
resul <- lapply(seq_len(n_escannos), function(x) asientos_dhondt(partidos, votos, x, couta_min = 0)$Escanos)
resul1 <- as.data.table(resul)
# beepr::beep(sound = 3)
# resultados <- cbind.data.frame("Partidos" = resul[, 1], "Escaños" = rowSums(resul[, lapply(resul, is.numeric) == TRUE, with = FALSE]))
## ---- chunk 35
desproporción <-
  function(s, v) {
    s <- as.vector(s)
    v <- as.vector(v)
    l_s <- length(s)
    #        l_v <- length(v)
    s_s <- sum(s)
    s_v <- sum(v)
    p_s <- s / s_s
    p_v <- v / s_v

    o <- (1 / l_s) * sum(abs(p_s - p_v))
    #            nm <- 'Rae'

    # return(list(measure=nm, value=o))
    o
  }


#desproporción(s = resul1[, 1], v = votos)

dis <- apply(X = resul1[, 1:800], MARGIN = 2, FUN = function(x) desproporción(s = x, v = votos))

library(ggplot2)
library(ggthemes)
# qplot(seq_len(length(dis)),dis)

dis1 <- data.frame("Desproporción" = dis, "Escannos" = seq_len(length(dis)))
var_esc_dan <- dis1

ggplot(data = dis1, mapping = aes(Escannos, Desproporción)) +
  geom_point(data = dis1, mapping = aes(color = Desproporción), show.legend = F) +
  scale_fill_gradient(low = "red", high = "yellow") +
  labs(subtitle = "Variando el número de escaños a repartir", title = "Desproporción según Danish", caption = "Elaboración propia: Angel González", x = "Número de Escaños")
## ---- chunk 36
# Danish Prueba fijo densidad, fijo votos, var n_partidos, fijo escaños
partidos <- NULL
for (i in seq_len(500)) {
  partidos[[i]] <- paste("Partido_", seq_len(i), sep = "")
}
# partidos <- paste("Partido_", seq_len(49), sep = "")
n_escannos <- 30
votos <- NULL
for (i in seq_len(500)) {
  votos[[i]] <- trunc(seq(from = 10e5, to = 1, length.out = length(partidos[[i]])))
  votos[[i]] <- votos[[i]] / seq_len(length(partidos[[i]]))
}
# votos <- trunc(seq(from = 10e5, to = 1, length.out = length(partidos)))
# votos <- votos/seq_len(length(partidos))

resul <- NULL
for (i in seq_len(length(partidos))) {
  if (i == 1) {
    next
  }
  n_escannos <- 50 # Variable
  # votos <- votos[[i]] # Fijo
  resul[[i]] <- asientos_dhondt(partidos[[i]], votos[[i]], n_escannos, couta_min = 0)$Escanos
}

resul1 <- as.data.table(resul)
# Arreglar tabla poniendo NA donde se necesita
for (i in 3:(ncol(resul1) - 2)) {
  resul1[[i - 2]][i:nrow(resul1)] <- NA
}

# Analizar la desproporción columna a columna
dis <- seq_len(length(partidos))
for (i in seq_len(length(partidos) - 1)) {
  dis[i] <- desproporción(s = as.vector(na.omit(resul1[[i]])), v = votos[[i + 1]])
}
# desproporción(s = resul1[,1],v = votos)

# dis <- apply(X = resul1,MARGIN = 2,FUN = function(x) desproporción(s = x,v = votos))
dis[500] <- 0


library(ggplot2)
# qplot(seq_len(length(dis)),dis)

dis1 <- data.frame("Desproporción" = dis, "Escannos" = seq_len(length(dis)))
var_par_dan <- dis1

ggplot(data = dis1, mapping = aes(Escannos, Desproporción)) +
  geom_point(data = dis1, mapping = aes(color = Desproporción), show.legend = F) +
  scale_fill_gradient(low = "red", high = "yellow") +
  labs(subtitle = "Variando el número de partidos", title = "Desproporción según Danish", caption = "Elaboración propia: Angel González", x = "Número de Partidos")
## ---- chunk 37
# Danish Prueba var densidad, fijo votos, fijo n_partidos, fijo escaños
partidos <- paste("Partido_", seq_len(49), sep = "")
n_escannos <- 500
# votos <- trunc(seq(from = 10e5, to = 1, length.out = length(partidos)))

# Modificar la densidad de los votos
votos <- trunc(rep(x = 10e5, length(partidos)))
expon <- seq(from = 0.001, to = 1, length.out = 1000)
vot <- NULL
for (i in seq_len(1000)) {
  vot[[i]] <- votos * dexp(seq_len(length(partidos)), rate = expon[i])
}



# ut <- (datos1977[1:nrow(datos1977),9:ncol(datos1977)])
# ut <- as.matrix(ut)
# lm(1:ncol(ut)~sort(ut[1,],decreasing = T))




# Aplicarlo
resul <- NULL
for (i in seq_len(n_escannos)) {
  # n_escannos <- i # Variable
  votos <- vot[[i]] # Fijo
  resul[[i]] <- asientos_dhondt(partidos, votos, n_escannos, couta_min = 0)$Escanos
}

resul1 <- as.data.table(resul)

# Analizar la desproporción columna a columna
dis <- seq_len(ncol(resul1))
for (i in seq_len(ncol(resul1))) {
  dis[i] <- desproporción(s = resul1[[i]], v = vot[[i]])
}
# desproporción(s = resul1[,1],v = votos)

# dis <- apply(X = resul1,MARGIN = 2,FUN = function(x) desproporción(s = x,v = votos))



library(ggplot2)
# qplot(seq_len(length(dis)),dis,main = "Prueba",ylab = "Desproporción",xlab = "
#       Concentración (menor a mayor)")

dis1 <- data.frame("Desproporción" = dis, "Escannos" = seq_len(length(dis)))
var_dis_dan <- dis1

ggplot(data = dis1, mapping = aes(Escannos, Desproporción)) +
  geom_point(data = dis1, mapping = aes(color = Desproporción), show.legend = F) +
  scale_fill_gradient(low = "red", high = "yellow") +
  labs(subtitle = "Variando la distribución de los votos", title = "Desproporción según Danish", caption = "Elaboración propia: Angel González", x = "Concentración (menor a mayor)")
## ---- chunk 38
var_esc_dhondt$Metodo <- "D`Hondt"
var_esc_sl$Metodo <- "Sainte-Lague"
var_esc_msl$Metodo <- "Modified Sainte-Lague"
var_esc_imp$Metodo <- "Imperiali"
var_esc_hh$Metodo <- "Huntington-Hill"
var_esc_ad$Metodo <- "Adams"
var_esc_dan$Metodo <- "Danish"

var_esc <- rbind(var_esc_dhondt, var_esc_sl, var_esc_msl, var_esc_imp, var_esc_hh, var_esc_ad, var_esc_dan)

# ggplot(data = var_esc, mapping = aes(Escannos, Desproporción)) +
#   # geom_point(data = var_esc, mapping = aes(fill = "Metodo"), show.legend = F) +
#   geom_point() +
#   facet_grid(cols = vars(Metodo)) +
#   scale_fill_gradient(low = "red", high = "yellow") +
#   labs(subtitle = "Variando la distribución de los votos", title = "Desproporción según Danish", caption = "Elaboración propia: Angel González", x = "Concentración (menor a mayor)")

ggplot(data = var_esc, mapping = aes(Escannos, Desproporción)) +
  geom_point(aes(colour = factor(Metodo)))+
  labs(subtitle = "Variando el número de escaños a repartir", title = "Desproporción ", caption = "Elaboración propia: Angel González", x = "Número de Escaños")+
  # labs(title = "Variando la distribución de los votos", subtitle = "Desproporción", caption = "Elaboración propia: Angel González", x = "Número de Escaños")+
  guides(color=guide_legend(title="Método"))+
  theme(
    legend.position = c(.95, .95),
    legend.justification = c("right", "top"),
    legend.box.just = "right",
    legend.margin = margin(6, 6, 6, 6)
    )

## ---- chunk 39
var_esc_dhondt$Metodo <- "D`Hondt"
var_esc_sl$Metodo <- "Sainte-Lague"
var_esc_msl$Metodo <- "Modified Sainte-Lague"
var_esc_imp$Metodo <- "Imperiali"
var_esc_hh$Metodo <- "Huntington-Hill"
var_esc_ad$Metodo <- "Adams"
var_esc_dan$Metodo <- "Danish"

var_esc <- rbind(var_esc_dhondt, var_esc_sl, var_esc_msl, var_esc_imp, var_esc_hh, var_esc_ad, var_esc_dan)

# ggplot(data = var_esc, mapping = aes(Escannos, Desproporción)) +
#   # geom_point(data = var_esc, mapping = aes(fill = "Metodo"), show.legend = F) +
#   geom_point() +
#   facet_grid(cols = vars(Metodo)) +
#   scale_fill_gradient(low = "red", high = "yellow") +
#   labs(subtitle = "Variando la distribución de los votos", title = "Desproporción según Danish", caption = "Elaboración propia: Angel González", x = "Concentración (menor a mayor)")

ggplot(data = var_esc[var_esc$Escannos>300&var_esc$Escannos<400,], mapping = aes(Escannos, Desproporción)) +
  geom_point(aes(colour = factor(Metodo)))+
  labs(subtitle = "Variando el número de escaños a repartir", title = "Desproporción ", caption = "Elaboración propia: Angel González", x = "Número de Escaños")+guides(color=guide_legend(title="Método"))+
  theme(
    legend.position = c(.95, .95),
    legend.justification = c("right", "top"),
    legend.box.just = "right",
    legend.margin = margin(6, 6, 6, 6)
    )

## ---- chunk 40
var_par_dhondt$Metodo <- "D`Hondt"
var_par_sl$Metodo <- "Sainte-Lague"
var_par_msl$Metodo <- "Modified Sainte-Lague"
var_par_imp$Metodo <- "Imperiali"
var_par_hh$Metodo <- "Huntington-Hill"
var_par_ad$Metodo <- "Adams"
var_par_dan$Metodo <- "Danish"

var_par <- rbind(var_par_dhondt, var_par_sl, var_par_msl, var_par_imp, var_par_hh, var_par_ad, var_par_dan)


  ggplot(data = var_par, mapping = aes(Escannos, Desproporción)) +
  geom_point(aes(colour = factor(Metodo)))+
  labs(subtitle = "Variando el número de partidos", title = "Desproporción", caption = "Elaboración propia: Angel González", x = "Número de partidos") + guides(color=guide_legend(title="Método")) +
  theme(
    legend.position = c(.95, .95),
    legend.justification = c("right", "top"),
    legend.box.just = "right",
    legend.margin = margin(6, 6, 6, 6)
    )
## ---- chunk 41
var_par_dhondt$Metodo <- "D`Hondt"
var_par_sl$Metodo <- "Sainte-Lague"
var_par_msl$Metodo <- "Modified Sainte-Lague"
var_par_imp$Metodo <- "Imperiali"
var_par_hh$Metodo <- "Huntington-Hill"
var_par_ad$Metodo <- "Adams"
var_par_dan$Metodo <- "Danish"

var_par <- rbind(var_par_dhondt, var_par_sl, var_par_msl, var_par_imp, var_par_hh, var_par_ad, var_par_dan)


  ggplot(data = var_par[var_par$Escannos<50,], mapping = aes(Escannos, Desproporción)) +
  geom_point(aes(colour = factor(Metodo)))+geom_line(aes(colour = factor(Metodo)),size=1)+
  labs(subtitle = "Variando el número de partidos", title = "Desproporción", caption = "Elaboración propia: Angel González", x = "Número de partidos") + guides(color=guide_legend(title="Método")) +
  theme(
    legend.position = c(.95, .95),
    legend.justification = c("right", "top"),
    legend.box.just = "right",
    legend.margin = margin(6, 6, 6, 6)
    )
## ---- chunk 42
var_dis_dhondt$Metodo <- "D`Hondt"
var_dis_sl$Metodo <- "Sainte-Lague"
var_dis_msl$Metodo <- "Modified Sainte-Lague"
var_dis_imp$Metodo <- "Imperiali"
var_dis_hh$Metodo <- "Huntington-Hill"
var_dis_ad$Metodo <- "Adams"
var_dis_dan$Metodo <- "Danish"

var_dis <- rbind(var_dis_dhondt, var_dis_sl, var_dis_msl, var_dis_imp, var_dis_hh, var_dis_ad, var_dis_dan)


  ggplot(data = var_dis, mapping = aes(Escannos, Desproporción)) +
  geom_point(aes(colour = factor(Metodo)))+
  labs(subtitle = "Variando la distribucion de los votos", title = "Desproporción", caption = "Elaboración propia: Angel González", x = "Concentración (menor a mayor)")+guides(color=guide_legend(title="Método"))+
  theme(
    legend.position = c(.95, .95),
    legend.justification = c("right", "top"),
    legend.box.just = "right",
    legend.margin = margin(6, 6, 6, 6)
    )
## ---- chunk 43
var_dis_dhondt$Metodo <- "D`Hondt"
var_dis_sl$Metodo <- "Sainte-Lague"
var_dis_msl$Metodo <- "Modified Sainte-Lague"
var_dis_imp$Metodo <- "Imperiali"
var_dis_hh$Metodo <- "Huntington-Hill"
var_dis_ad$Metodo <- "Adams"
var_dis_dan$Metodo <- "Danish"

var_dis <- rbind(var_dis_dhondt, var_dis_sl, var_dis_msl, var_dis_imp, var_dis_hh, var_dis_ad, var_dis_dan)


  ggplot(data = var_dis[var_dis$Escannos>400,], mapping = aes(Escannos, Desproporción)) +
  geom_point(aes(colour = factor(Metodo)))+
  labs(subtitle = "Variando la distribucion de los votos", title = "Desproporción", caption = "Elaboración propia: Angel González", x = "Concentración (menor a mayor)")+guides(color=guide_legend(title="Método"))+
  theme(
    legend.position = c(.95, .95),
    legend.justification = c("right", "top"),
    legend.box.just = "right",
    legend.margin = margin(6, 6, 6, 6)
    )
## ---- chunk 44
knitr::write_bib(c("knitr","rmarkdown","dplyr","ggplot2","xtable",
"stringr","shiny","flexdashboard","htmlwidgets",
"bookdown","tidyselect","tibble","scales"),
file="bib/paquetemio.bib",
width = 60)
